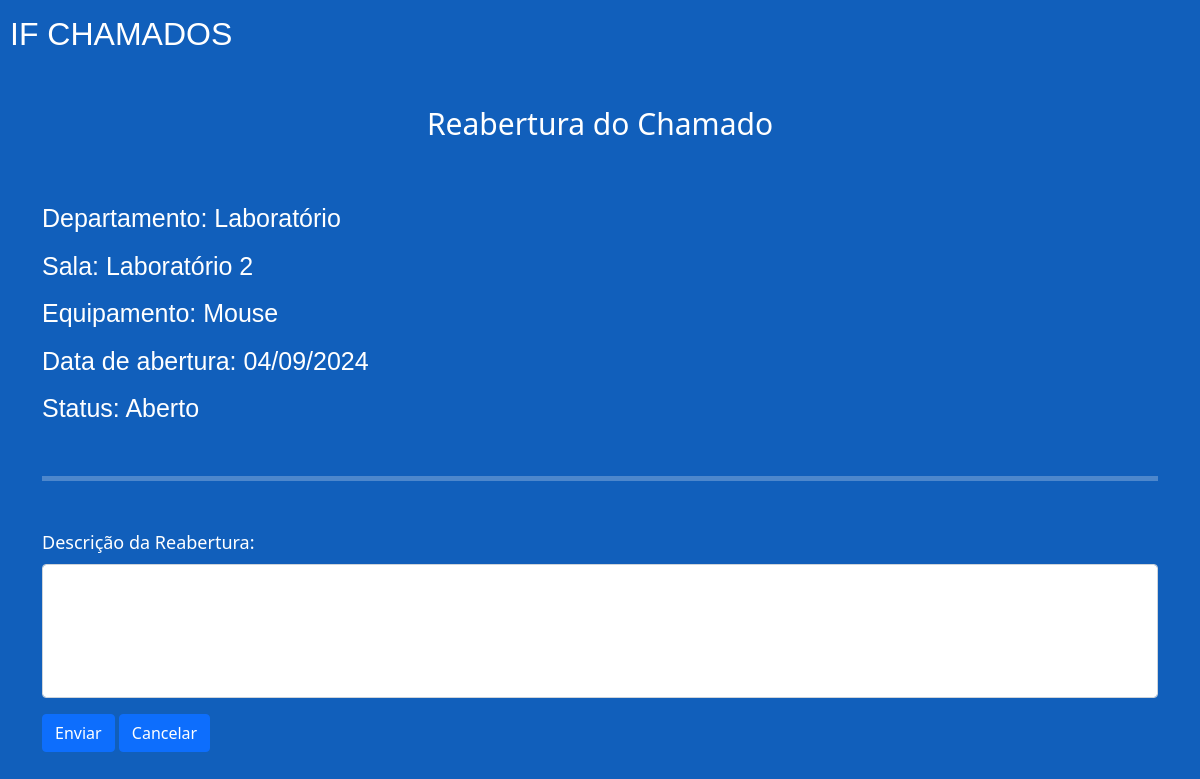
Page /if-dados/reabrir_chamado/62/ (signed in) on the earlier database version.
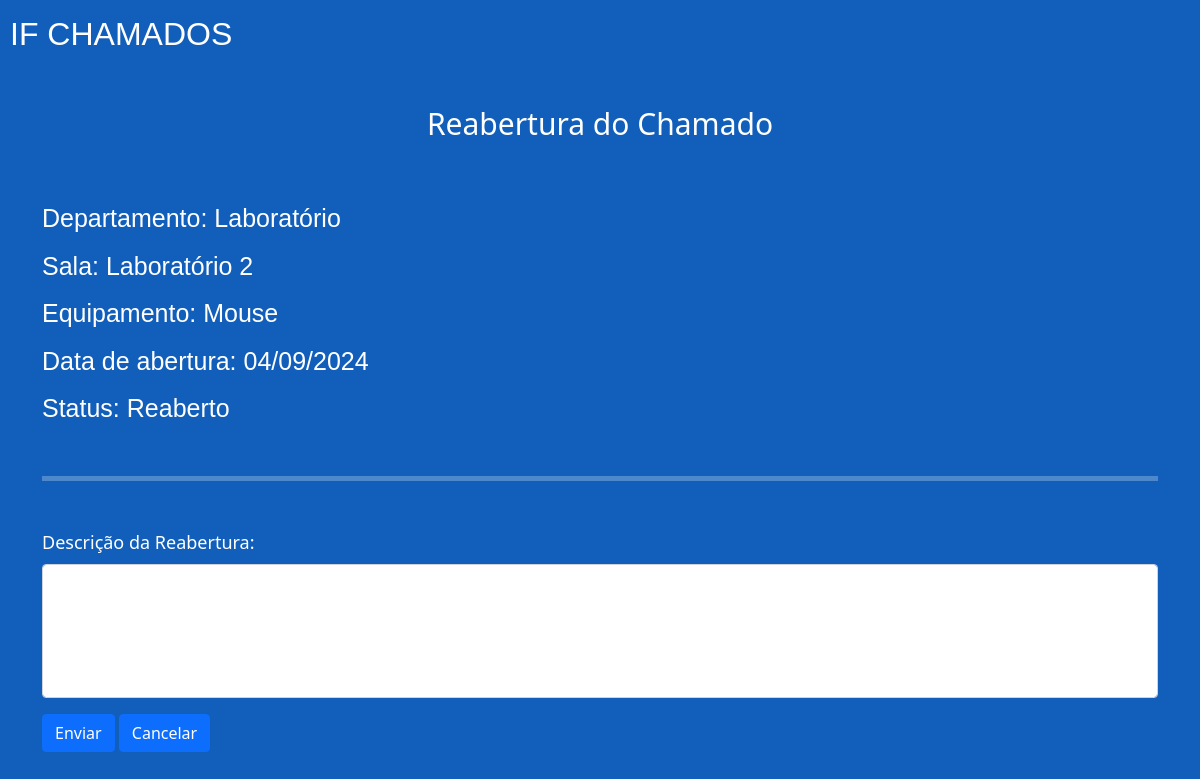
Same page on the later database version.
### if_dados/models.py (models this page shows, shortened)
class Chamado(models.Model):
    class Status(models.TextChoices):
        ABERTO = 'Aberto', 'Aberto'
        FECHADO = 'Fechado', 'Fechado'
        PENDENTE = 'Pendente', 'Pendente'
        REABERTO = 'Reaberto', 'Reaberto'
    usuario = models.ForeignKey(settings.AUTH_USER_MODEL, on_delete=models.CASCADE, default=1)
    status = models.CharField(max_length=10, choices=Status.choices, default=Status.ABERTO)
    departamento = models.CharField(max_length=255)
    sala = models.CharField(max_length=255)
    descricao_problema = models.TextField()
    patrimonio = models.CharField(max_length=50, blank=True, null=True)
    data_abertura = models.DateTimeField(default=timezone.now)
    data_fechamento = models.DateTimeField(blank=True, null=True)
    data_modificacao = models.DateTimeField(blank=True, null=True)
    data_reabertura = models.DateTimeField(blank=True, null=True)
    equipamento = models.CharField(max_length=255, blank=True, null=True)
    especialidade = models.ManyToManyField(Especialidade, blank=True)
    relato_tecnico = models.TextField(blank=True)

### if_dados/views.py (the view)
# urls.py: path('reabrir_chamado/<int:pk>/', views.reabrir_chamado, name='reabrir_chamado'),
@login_required
def reabrir_chamado(request, pk):
    chamado = get_object_or_404(Chamado, pk=pk)
    if request.method == 'POST':
        chamado.reabrir()
        messages.success(request, 'Chamado reaberto com sucesso!')
        return redirect('meus_chamados')
    return render(request, 'reabrir_chamado.html', {'chamado': chamado})

### if_dados/templates/reabrir_chamado.html (shortened to what this page needs)
{% load static %}
<!DOCTYPE html>
<html lang="pt-br">
<head>
    <link href="https://cdn.jsdelivr.net/npm/bootstrap@5.0.2/dist/css/bootstrap.min.css" rel="stylesheet">
    <link rel="stylesheet" href="{% static 'css/style.css' %}">
</head>
<body>
    <div class="container-geral">
        <div class="logo text-white">IF CHAMADOS</div>
        <h1 class="text-center text-white mt-5 mb-5">Reabertura do Chamado</h1>
        <div class="container">
            <div class="row">
                <div class="col-12 informacoes">
                    <div class="setor">Departamento: {{ chamado.departamento }}</div>
                    <div class="sala">Sala: {{ chamado.sala }}</div>
                    <div class="equipamento">Equipamento: {{ chamado.equipamento }}</div>
                    <div class="data-de-abertura">Data de abertura: {{ chamado.data_abertura|date:"d/m/Y" }}</div>
                    <div class="status">Status: {{ chamado.status }}</div>
                </div>
            </div>
            <hr class="text-white mt-5 mb-5">
            <form method="post" action="{% url 'reabrir_chamado' chamado.id %}">
                <div class="row">
                    <div class="col-12">
                        <label for="descricao_reabertura" class="form-label text-white">Descrição da Reabertura:</label>
                        <textarea id="descricao_reabertura" name="descricao_reabertura" class="form-control" rows="5" required></textarea>
                    </div>
                    <div class="col-12 mt-3">
                        <button type="submit" class="btn btn-primary">Enviar</button>
                        <a href="{% url 'detalhes_do_chamado_fechado' chamado.id %}" class="btn btn-primary">Cancelar</a>
                    </div>
                </div>
            </form>
        </div>
    </div>
</body>
</html>

Differences in the rows shown:
changed Chamado "Laboratório": status "Aberto" → "Reaberto"
